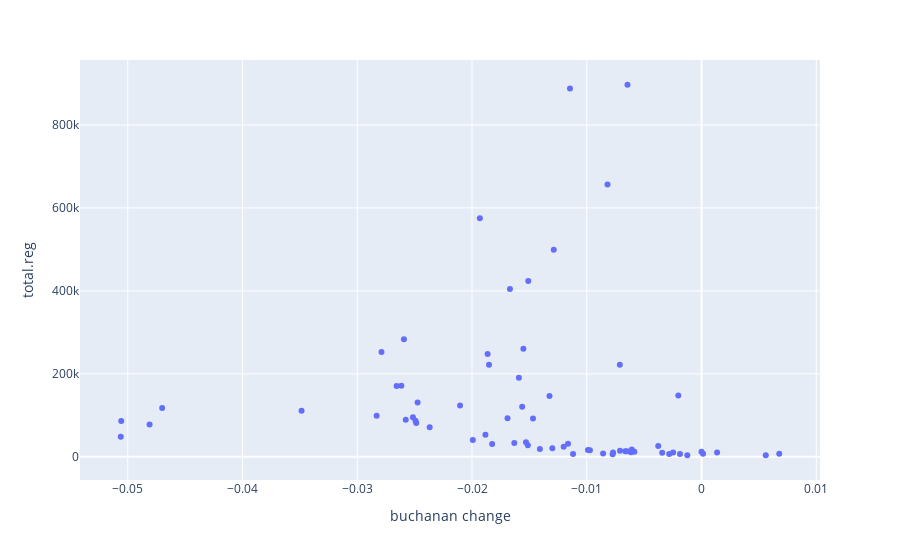

Notebook code for this chart:
### Code cell
fig2 = px.scatter(df_2000,
                  y="total.reg",
                  x="buchanan change",
                  hover_name="county",)

fig2.show()

### Figure 1 — Plotly figure (JSON) as saved in the notebook; plotly's stock layout.template omitted (floating-point values rounded to 4 significant figures)
{"data": [{"hovertemplate": "<b>%{hovertext}</b><br><br>buchanan change=%{x}<br>total.reg=%{y}<extra></extra>", "hovertext": ["ALACHUA", "BAKER", "BAY", "BRADFORD", "BREVARD", "BROWARD", "CALHOUN", "CHARLOTTE", "CITRUS", "CLAY", "COLLIER", "COLUMBIA", "DADE", "DE SOTO", "DIXIE", "DUVAL", "ESCAMBIA", "FLAGLER", "FRANKLIN", "GADSDEN", "GILCHRIST", "GLADES", "GULF", "HAMILTON", "HARDEE", "HENDRY", "HERNANDO", "HIGHLANDS", "HILLSBOROUGH", "HOLMES", "INDIAN RIVER", "JACKSON", "JEFFERSON", "LAFAYETTE", "LAKE", "LEE", "LEON", "LEVY", "LIBERTY", "MADISON", "MANATEE", "MARION", "MARTIN", "MONROE", "NASSAU", "OKALOOSA", "OKEECHOBEE", "ORANGE", "OSCEOLA", "PALM BEACH", "PASCO", "PINELLAS", "POLK", "PUTNAM", "ST. JOHNS", "ST. LUCIE", "SANTA ROSA", "SARASOTA", "SEMINOLE", "SUMTER", "SUWANNEE", "TAYLOR", "UNION", "VOLUSIA", "WAKULLA", "WALTON", "WASHINGTON"], "legendgroup": "", "marker": {"color": "#636efa", "symbol": "circle"}, "mode": "markers", "name": "", "orientation": "v", "showlegend": false, "type": "scatter", "x": [-0.01563, 0, -0.01691, -0.006644, -0.02593, -0.01146, 0.006774, -0.02831, -0.02486, -0.02492, -0.02104, -0.01825, -0.006453, -0.009726, -0.002474, -0.0151, -0.02616, -0.01632, 0.000132, -0.003771, -0.0112, -0.007746, -0.003426, -0.001873, -0.006155, -0.009897, -0.02515, -0.01883, -0.01288, 0.001357, -0.02369, -0.01201, -0.008577, -0.001239, -0.02474, -0.02789, -0.01325, -0.01409, 0.005597, -0.007709, -0.02657, -0.002024, -0.05057, -0.05061, -0.0153, -0.03485, -0.006075, -0.01669, -0.01469, -0.008194, -0.01852, -0.01932, -0.01864, -0.01993, -0.02577, -0.047, -0.0481, -0.007119, -0.01591, -0.01163, -0.013, -0.005852, -0.002814, -0.01552, -0.006501, -0.01514, -0.007104], "xaxis": "x", "y": [120867, 12352, 92749, 13547, 283680, 887764, 7234, 98898, 81378, 86861, 123572, 31131, 896912, 15731, 10511, 423967, 171004, 33466, 7578, 26253, 6878, 6326, 9923, 6939, 10886, 16268, 95549, 52941, 499427, 10317, 71420, 23973, 8161, 4036, 131031, 252918, 146417, 18671, 3752, 10378, 170578, 147707, 86514, 48409, 35170, 111320, 17448, 404779, 92196, 656694, 221671, 574961, 247807, 40396, 89511, 117785, 77778, 221945, 190704, 31549, 20617, 12304, 6752, 260572, 13382, 28144, 14358], "yaxis": "y"}], "layout": {"legend": {"tracegroupgap": 0}, "margin": {"t": 60}, "xaxis": {"anchor": "y", "domain": [0, 1], "title": {"text": "buchanan change"}}, "yaxis": {"anchor": "x", "domain": [0, 1], "title": {"text": "total.reg"}}}}
